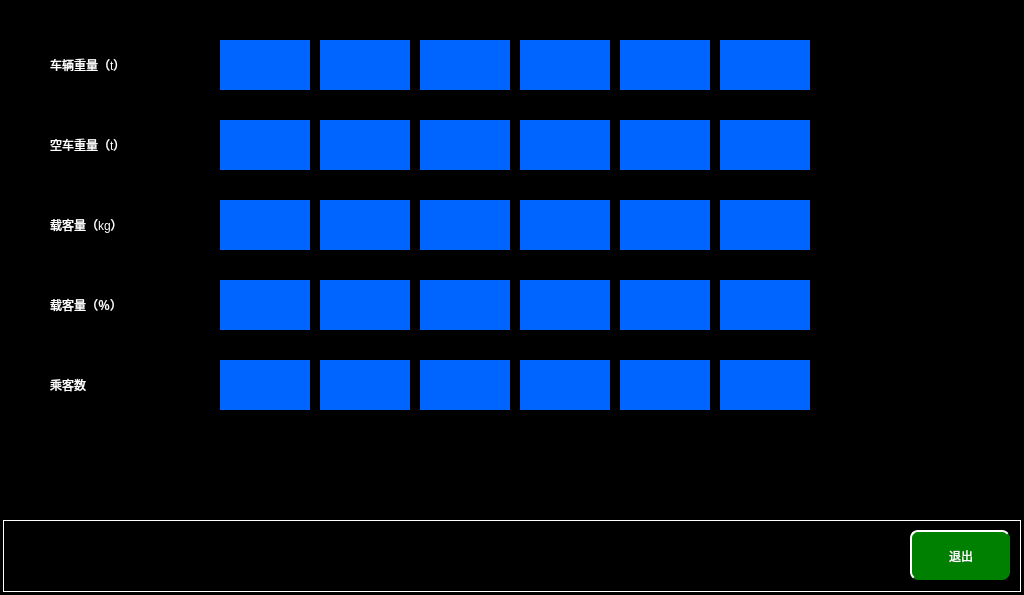
<?xml version="1.0" encoding="UTF-8"?>
<ui version="4.0">
 <class>MaintainceLoadPage</class>
 <widget class="QWidget" name="MaintainceLoadPage">
  <property name="geometry">
   <rect>
    <x>0</x>
    <y>0</y>
    <width>1024</width>
    <height>595</height>
   </rect>
  </property>
  <property name="windowTitle">
   <string>Form</string>
  </property>
  <property name="styleSheet">
   <string notr="true">QWidget
{
	background-color:black;
}
QLabel
{
	background-color:rgb(0,100,255);
	color:white;
	border-color:transparent;
    font:20px &quot;微软雅黑&quot;;
}</string>
  </property>
  <widget class="QLabel" name="TrainWeightTC1lbl">
   <property name="geometry">
    <rect>
     <x>220</x>
     <y>40</y>
     <width>90</width>
     <height>50</height>
    </rect>
   </property>
   <property name="text">
    <string/>
   </property>
   <property name="alignment">
    <set>Qt::AlignCenter</set>
   </property>
  </widget>
  <widget class="QLabel" name="TrainWeightMP1lbl">
   <property name="geometry">
    <rect>
     <x>320</x>
     <y>40</y>
     <width>90</width>
     <height>50</height>
    </rect>
   </property>
   <property name="text">
    <string/>
   </property>
   <property name="alignment">
    <set>Qt::AlignCenter</set>
   </property>
  </widget>
  <widget class="QLabel" name="TrainWeightM1lbl">
   <property name="geometry">
    <rect>
     <x>420</x>
     <y>40</y>
     <width>90</width>
     <height>50</height>
    </rect>
   </property>
   <property name="text">
    <string/>
   </property>
   <property name="alignment">
    <set>Qt::AlignCenter</set>
   </property>
  </widget>
  <widget class="QLabel" name="TrainWeightM2lbl">
   <property name="geometry">
    <rect>
     <x>520</x>
     <y>40</y>
     <width>90</width>
     <height>50</height>
    </rect>
   </property>
   <property name="text">
    <string/>
   </property>
   <property name="alignment">
    <set>Qt::AlignCenter</set>
   </property>
  </widget>
  <widget class="QLabel" name="TrainWeightMP2lbl">
   <property name="geometry">
    <rect>
     <x>620</x>
     <y>40</y>
     <width>90</width>
     <height>50</height>
    </rect>
   </property>
   <property name="text">
    <string/>
   </property>
   <property name="alignment">
    <set>Qt::AlignCenter</set>
   </property>
  </widget>
  <widget class="QLabel" name="TrainWeightTC2lbl">
   <property name="geometry">
    <rect>
     <x>720</x>
     <y>40</y>
     <width>90</width>
     <height>50</height>
    </rect>
   </property>
   <property name="text">
    <string/>
   </property>
   <property name="alignment">
    <set>Qt::AlignCenter</set>
   </property>
  </widget>
  <widget class="QPushButton" name="returnBtn">
   <property name="geometry">
    <rect>
     <x>910</x>
     <y>530</y>
     <width>100</width>
     <height>50</height>
    </rect>
   </property>
   <property name="focusPolicy">
    <enum>Qt::NoFocus</enum>
   </property>
   <property name="styleSheet">
    <string notr="true">QPushButton
{
	font: 20px, &quot;微软雅黑&quot;;
    color: white;
		border-radius:8px;
background-color: rgb(0, 128, 0);
    border-top: 2px solid white;
	border-left: 2px solid white;

}</string>
   </property>
   <property name="text">
    <string>退出</string>
   </property>
  </widget>
  <widget class="QLabel" name="label">
   <property name="geometry">
    <rect>
     <x>3</x>
     <y>520</y>
     <width>1018</width>
     <height>72</height>
    </rect>
   </property>
   <property name="styleSheet">
    <string notr="true">
background-color: rgb(0, 0, 0);

	border:1px solid white;
</string>
   </property>
   <property name="text">
    <string/>
   </property>
  </widget>
  <widget class="QLabel" name="label_2">
   <property name="geometry">
    <rect>
     <x>50</x>
     <y>40</y>
     <width>151</width>
     <height>50</height>
    </rect>
   </property>
   <property name="styleSheet">
    <string notr="true">background-color:black;</string>
   </property>
   <property name="text">
    <string>车辆重量（t）</string>
   </property>
  </widget>
  <widget class="QLabel" name="EmptyTrainWeightM1lbl">
   <property name="geometry">
    <rect>
     <x>420</x>
     <y>120</y>
     <width>90</width>
     <height>50</height>
    </rect>
   </property>
   <property name="text">
    <string/>
   </property>
   <property name="alignment">
    <set>Qt::AlignCenter</set>
   </property>
  </widget>
  <widget class="QLabel" name="EmptyTrainWeightM2lbl">
   <property name="geometry">
    <rect>
     <x>520</x>
     <y>120</y>
     <width>90</width>
     <height>50</height>
    </rect>
   </property>
   <property name="text">
    <string/>
   </property>
   <property name="alignment">
    <set>Qt::AlignCenter</set>
   </property>
  </widget>
  <widget class="QLabel" name="EmptyTrainWeightTC2lbl">
   <property name="geometry">
    <rect>
     <x>720</x>
     <y>120</y>
     <width>90</width>
     <height>50</height>
    </rect>
   </property>
   <property name="text">
    <string/>
   </property>
   <property name="alignment">
    <set>Qt::AlignCenter</set>
   </property>
  </widget>
  <widget class="QLabel" name="EmptyTrainWeightTC1lbl">
   <property name="geometry">
    <rect>
     <x>220</x>
     <y>120</y>
     <width>90</width>
     <height>50</height>
    </rect>
   </property>
   <property name="text">
    <string/>
   </property>
   <property name="alignment">
    <set>Qt::AlignCenter</set>
   </property>
  </widget>
  <widget class="QLabel" name="EmptyTrainWeightMP2lbl">
   <property name="geometry">
    <rect>
     <x>620</x>
     <y>120</y>
     <width>90</width>
     <height>50</height>
    </rect>
   </property>
   <property name="text">
    <string/>
   </property>
   <property name="alignment">
    <set>Qt::AlignCenter</set>
   </property>
  </widget>
  <widget class="QLabel" name="EmptyTrainWeightMP1lbl">
   <property name="geometry">
    <rect>
     <x>320</x>
     <y>120</y>
     <width>90</width>
     <height>50</height>
    </rect>
   </property>
   <property name="text">
    <string/>
   </property>
   <property name="alignment">
    <set>Qt::AlignCenter</set>
   </property>
  </widget>
  <widget class="QLabel" name="label_3">
   <property name="geometry">
    <rect>
     <x>50</x>
     <y>120</y>
     <width>151</width>
     <height>50</height>
    </rect>
   </property>
   <property name="styleSheet">
    <string notr="true">background-color:black;</string>
   </property>
   <property name="text">
    <string>空车重量（t）</string>
   </property>
  </widget>
  <widget class="QLabel" name="PkgWeightM1lbl">
   <property name="geometry">
    <rect>
     <x>420</x>
     <y>200</y>
     <width>90</width>
     <height>50</height>
    </rect>
   </property>
   <property name="text">
    <string/>
   </property>
   <property name="alignment">
    <set>Qt::AlignCenter</set>
   </property>
  </widget>
  <widget class="QLabel" name="PkgWeightM2lbl">
   <property name="geometry">
    <rect>
     <x>520</x>
     <y>200</y>
     <width>90</width>
     <height>50</height>
    </rect>
   </property>
   <property name="text">
    <string/>
   </property>
   <property name="alignment">
    <set>Qt::AlignCenter</set>
   </property>
  </widget>
  <widget class="QLabel" name="PkgWeightTC2lbl">
   <property name="geometry">
    <rect>
     <x>720</x>
     <y>200</y>
     <width>90</width>
     <height>50</height>
    </rect>
   </property>
   <property name="text">
    <string/>
   </property>
   <property name="alignment">
    <set>Qt::AlignCenter</set>
   </property>
  </widget>
  <widget class="QLabel" name="PkgWeightTC1lbl">
   <property name="geometry">
    <rect>
     <x>220</x>
     <y>200</y>
     <width>90</width>
     <height>50</height>
    </rect>
   </property>
   <property name="text">
    <string/>
   </property>
   <property name="alignment">
    <set>Qt::AlignCenter</set>
   </property>
  </widget>
  <widget class="QLabel" name="PkgWeightMP2lbl">
   <property name="geometry">
    <rect>
     <x>620</x>
     <y>200</y>
     <width>90</width>
     <height>50</height>
    </rect>
   </property>
   <property name="text">
    <string/>
   </property>
   <property name="alignment">
    <set>Qt::AlignCenter</set>
   </property>
  </widget>
  <widget class="QLabel" name="PkgWeightMP1lbl">
   <property name="geometry">
    <rect>
     <x>320</x>
     <y>200</y>
     <width>90</width>
     <height>50</height>
    </rect>
   </property>
   <property name="text">
    <string/>
   </property>
   <property name="alignment">
    <set>Qt::AlignCenter</set>
   </property>
  </widget>
  <widget class="QLabel" name="label_4">
   <property name="geometry">
    <rect>
     <x>50</x>
     <y>200</y>
     <width>151</width>
     <height>50</height>
    </rect>
   </property>
   <property name="styleSheet">
    <string notr="true">background-color:black;</string>
   </property>
   <property name="text">
    <string>载客量（kg）</string>
   </property>
  </widget>
  <widget class="QLabel" name="PperWeightTC2lbl">
   <property name="geometry">
    <rect>
     <x>720</x>
     <y>280</y>
     <width>90</width>
     <height>50</height>
    </rect>
   </property>
   <property name="text">
    <string/>
   </property>
   <property name="alignment">
    <set>Qt::AlignCenter</set>
   </property>
  </widget>
  <widget class="QLabel" name="PperWeightMP1lbl">
   <property name="geometry">
    <rect>
     <x>320</x>
     <y>280</y>
     <width>90</width>
     <height>50</height>
    </rect>
   </property>
   <property name="text">
    <string/>
   </property>
   <property name="alignment">
    <set>Qt::AlignCenter</set>
   </property>
  </widget>
  <widget class="QLabel" name="label_5">
   <property name="geometry">
    <rect>
     <x>50</x>
     <y>280</y>
     <width>151</width>
     <height>50</height>
    </rect>
   </property>
   <property name="styleSheet">
    <string notr="true">background-color:black;</string>
   </property>
   <property name="text">
    <string>载客量（％）</string>
   </property>
  </widget>
  <widget class="QLabel" name="PperWeightM1lbl">
   <property name="geometry">
    <rect>
     <x>420</x>
     <y>280</y>
     <width>90</width>
     <height>50</height>
    </rect>
   </property>
   <property name="text">
    <string/>
   </property>
   <property name="alignment">
    <set>Qt::AlignCenter</set>
   </property>
  </widget>
  <widget class="QLabel" name="PperWeightMP2lbl">
   <property name="geometry">
    <rect>
     <x>620</x>
     <y>280</y>
     <width>90</width>
     <height>50</height>
    </rect>
   </property>
   <property name="text">
    <string/>
   </property>
   <property name="alignment">
    <set>Qt::AlignCenter</set>
   </property>
  </widget>
  <widget class="QLabel" name="PperWeightM2lbl">
   <property name="geometry">
    <rect>
     <x>520</x>
     <y>280</y>
     <width>90</width>
     <height>50</height>
    </rect>
   </property>
   <property name="text">
    <string/>
   </property>
   <property name="alignment">
    <set>Qt::AlignCenter</set>
   </property>
  </widget>
  <widget class="QLabel" name="PperWeightTC1lbl">
   <property name="geometry">
    <rect>
     <x>220</x>
     <y>280</y>
     <width>90</width>
     <height>50</height>
    </rect>
   </property>
   <property name="text">
    <string/>
   </property>
   <property name="alignment">
    <set>Qt::AlignCenter</set>
   </property>
  </widget>
  <widget class="QLabel" name="PassagerNumMP2lbl">
   <property name="geometry">
    <rect>
     <x>620</x>
     <y>360</y>
     <width>90</width>
     <height>50</height>
    </rect>
   </property>
   <property name="text">
    <string/>
   </property>
   <property name="alignment">
    <set>Qt::AlignCenter</set>
   </property>
  </widget>
  <widget class="QLabel" name="PassagerNumTC2lbl">
   <property name="geometry">
    <rect>
     <x>720</x>
     <y>360</y>
     <width>90</width>
     <height>50</height>
    </rect>
   </property>
   <property name="text">
    <string/>
   </property>
   <property name="alignment">
    <set>Qt::AlignCenter</set>
   </property>
  </widget>
  <widget class="QLabel" name="label_6">
   <property name="geometry">
    <rect>
     <x>50</x>
     <y>360</y>
     <width>151</width>
     <height>50</height>
    </rect>
   </property>
   <property name="styleSheet">
    <string notr="true">background-color:black;</string>
   </property>
   <property name="text">
    <string>乘客数</string>
   </property>
  </widget>
  <widget class="QLabel" name="PassagerNumTC1lbl">
   <property name="geometry">
    <rect>
     <x>220</x>
     <y>360</y>
     <width>90</width>
     <height>50</height>
    </rect>
   </property>
   <property name="text">
    <string/>
   </property>
   <property name="alignment">
    <set>Qt::AlignCenter</set>
   </property>
  </widget>
  <widget class="QLabel" name="PassagerNumMP1lbl">
   <property name="geometry">
    <rect>
     <x>320</x>
     <y>360</y>
     <width>90</width>
     <height>50</height>
    </rect>
   </property>
   <property name="text">
    <string/>
   </property>
   <property name="alignment">
    <set>Qt::AlignCenter</set>
   </property>
  </widget>
  <widget class="QLabel" name="PassagerNumM2lbl">
   <property name="geometry">
    <rect>
     <x>520</x>
     <y>360</y>
     <width>90</width>
     <height>50</height>
    </rect>
   </property>
   <property name="text">
    <string/>
   </property>
   <property name="alignment">
    <set>Qt::AlignCenter</set>
   </property>
  </widget>
  <widget class="QLabel" name="PassagerNumM1lbl">
   <property name="geometry">
    <rect>
     <x>420</x>
     <y>360</y>
     <width>90</width>
     <height>50</height>
    </rect>
   </property>
   <property name="text">
    <string/>
   </property>
   <property name="alignment">
    <set>Qt::AlignCenter</set>
   </property>
  </widget>
  <zorder>TrainWeightTC1lbl</zorder>
  <zorder>TrainWeightMP1lbl</zorder>
  <zorder>TrainWeightM1lbl</zorder>
  <zorder>TrainWeightM2lbl</zorder>
  <zorder>TrainWeightMP2lbl</zorder>
  <zorder>TrainWeightTC2lbl</zorder>
  <zorder>label</zorder>
  <zorder>label_2</zorder>
  <zorder>EmptyTrainWeightM1lbl</zorder>
  <zorder>EmptyTrainWeightM2lbl</zorder>
  <zorder>EmptyTrainWeightTC2lbl</zorder>
  <zorder>EmptyTrainWeightTC1lbl</zorder>
  <zorder>EmptyTrainWeightMP2lbl</zorder>
  <zorder>EmptyTrainWeightMP1lbl</zorder>
  <zorder>label_3</zorder>
  <zorder>PkgWeightM1lbl</zorder>
  <zorder>PkgWeightM2lbl</zorder>
  <zorder>PkgWeightTC2lbl</zorder>
  <zorder>PkgWeightTC1lbl</zorder>
  <zorder>PkgWeightMP2lbl</zorder>
  <zorder>PkgWeightMP1lbl</zorder>
  <zorder>label_4</zorder>
  <zorder>PperWeightTC2lbl</zorder>
  <zorder>PperWeightMP1lbl</zorder>
  <zorder>label_5</zorder>
  <zorder>PperWeightM1lbl</zorder>
  <zorder>PperWeightMP2lbl</zorder>
  <zorder>PperWeightM2lbl</zorder>
  <zorder>PperWeightTC1lbl</zorder>
  <zorder>PassagerNumMP2lbl</zorder>
  <zorder>PassagerNumTC2lbl</zorder>
  <zorder>label_6</zorder>
  <zorder>PassagerNumTC1lbl</zorder>
  <zorder>PassagerNumMP1lbl</zorder>
  <zorder>PassagerNumM2lbl</zorder>
  <zorder>PassagerNumM1lbl</zorder>
  <zorder>returnBtn</zorder>
 </widget>
 <resources/>
 <connections/>
</ui>
